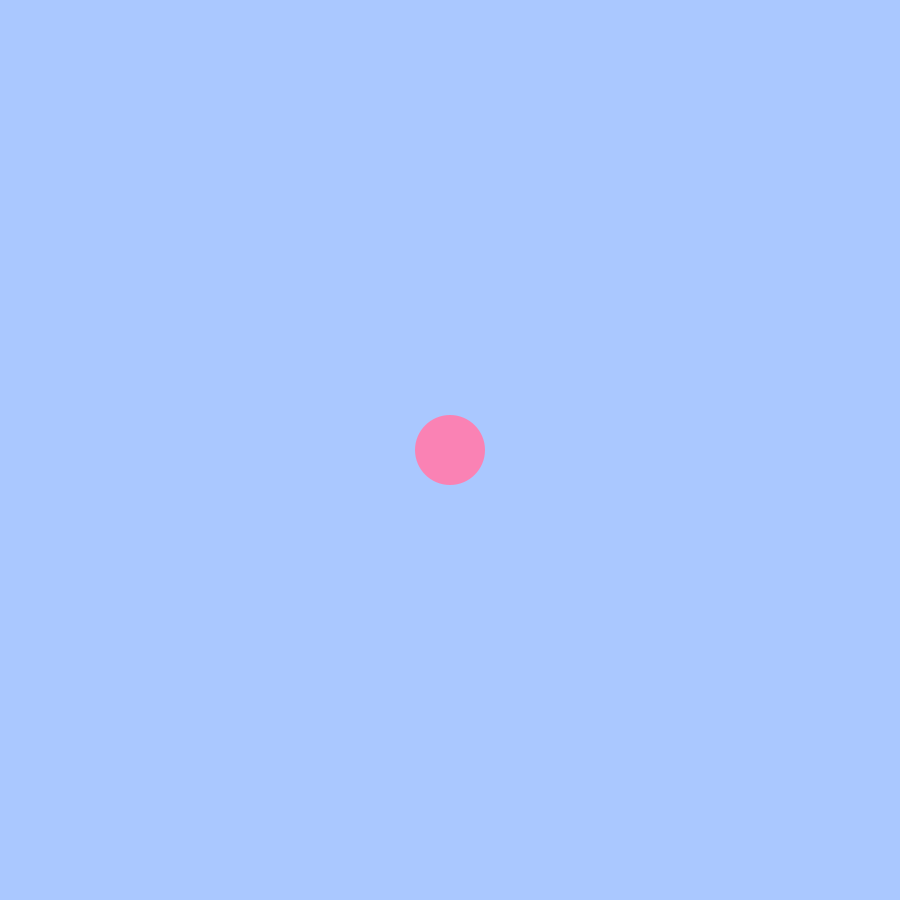
Frame 1 (no input)
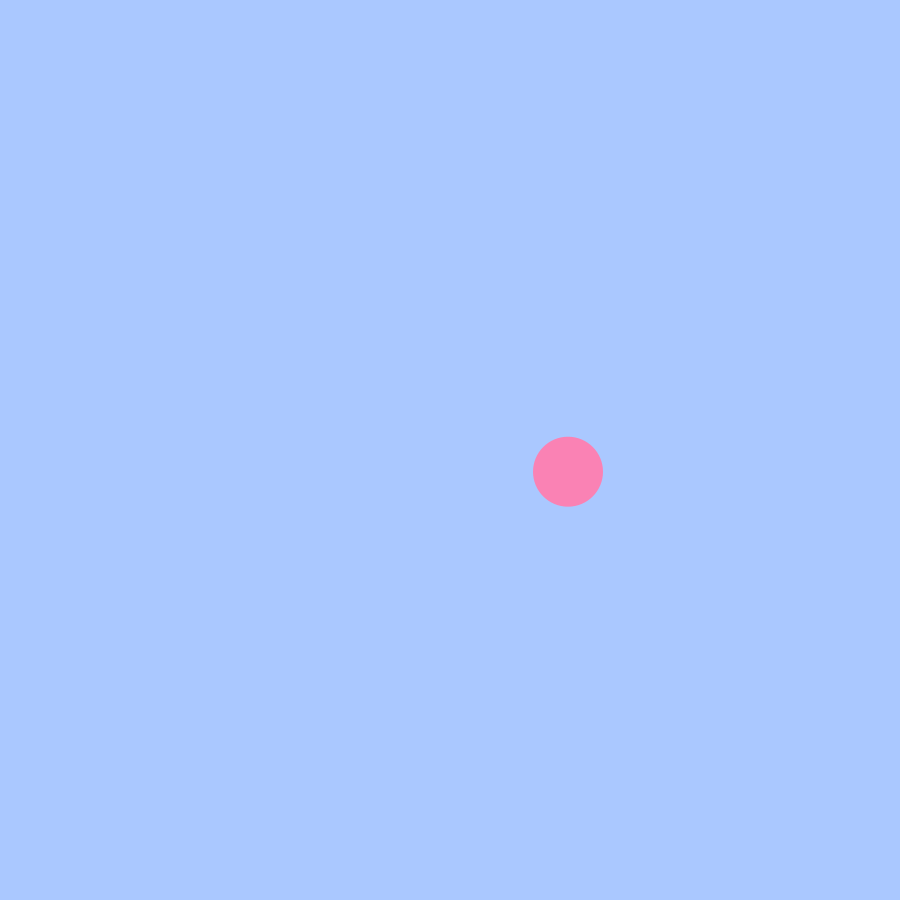
Frame 60 (the mouse pressed at the canvas centre just before this capture)
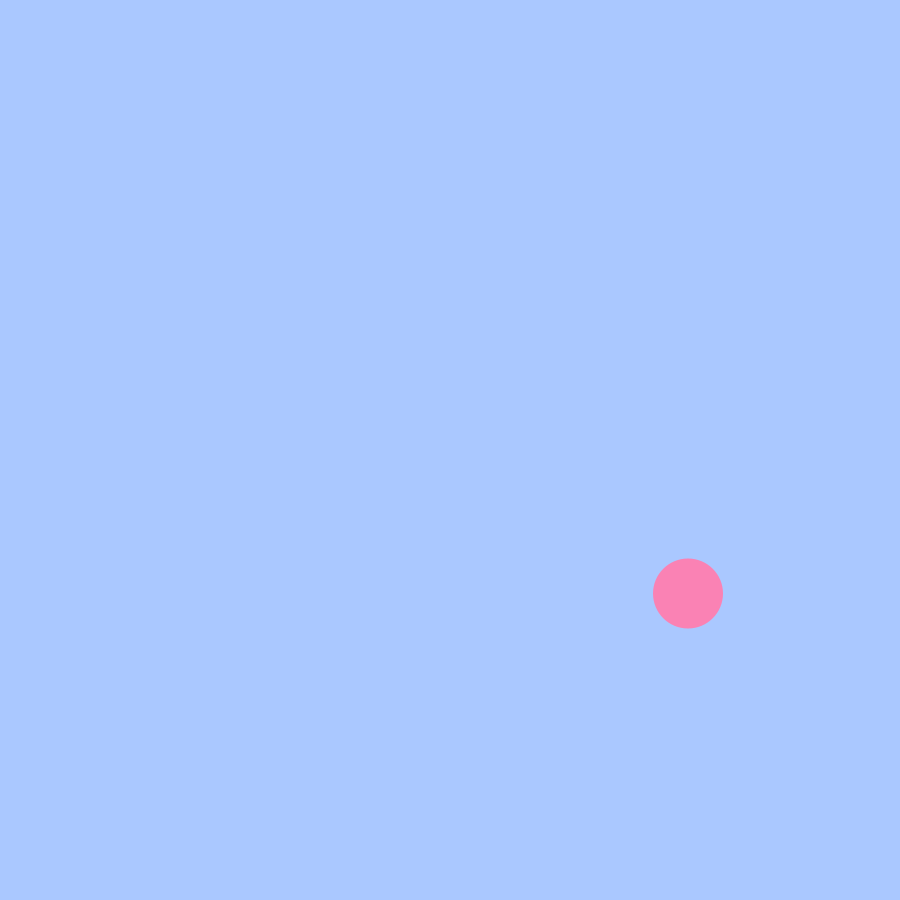
Frame 120 (the mouse held since frame 60 and released just before this capture)

The Processing sketch that drew these frames (run headless with seeded random() and noise(); from frame 60 on, the mouse is pressed at the canvas centre):

// Processing sketch: Quiz_07
// ── Quiz_07.pde
PVector pos, vel, acc;
float s = 70;
PVector gravity = new PVector(0,0.5);
boolean over, caughtBall;
PVector offset = new PVector (0.0,0.0);

void setup(){
 size (900,900); 
 
 pos = new PVector(width/2, height/2);
 vel = new PVector(2, 0);
 acc = new PVector(0, 0.2);
}

void draw () {
  background (170,200,255);
  noStroke();
  fill(250,130,180);
  ellipse (pos.x,pos.y,s,s);
  pos.add(vel);
  vel.add (gravity);
  vel.add(acc);
  
  if (pos.x > width-s/2 || pos.x < s/2){
   vel.x = -vel.x;
  }
  if (pos.y > height - s/2){
   vel.y = -vel.y; 
  }
  
  if (dist(mouseX, mouseY, pos.x,pos.y) < s/2){
   over = true; 
  } else {
   over = false; 
  }
}

void mousePressed(){
  if (over){
    caughtBall = true;
  } else {
   caughtBall = false; 
  }
  offset.x = mouseX - pos.x;
  offset.y = mouseY - pos.y;
}

void mouseDragged(){
 if (caughtBall) {
  pos.x = mouseX - offset.x;
  pos.y = mouseY - offset.y;
 }
}

void mouseReleased(){
 caughtBall = false; 
}
